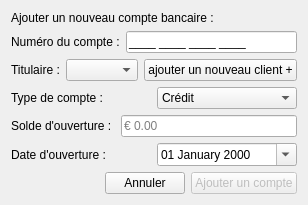
      <widget class="QWidget" name="ajouterComptePage">
       <layout class="QVBoxLayout" name="verticalLayout_3">
        <item>
         <widget class="QLabel" name="label_4">
          <property name="sizePolicy">
           <sizepolicy hsizetype="Fixed" vsizetype="Fixed">
            <horstretch>0</horstretch>
            <verstretch>0</verstretch>
           </sizepolicy>
          </property>
          <property name="text">
           <string>Ajouter un nouveau compte bancaire : </string>
          </property>
         </widget>
        </item>
        <item>
         <layout class="QHBoxLayout" name="horizontalLayout_8">
          <item>
           <widget class="QLabel" name="label_5">
            <property name="text">
             <string>Numéro du compte :</string>
            </property>
           </widget>
          </item>
          <item>
           <widget class="QLineEdit" name="numCompteLineEdit">
            <property name="statusTip">
             <string/>
            </property>
            <property name="inputMask">
             <string>9999 9999 9999 9999;_</string>
            </property>
            <property name="placeholderText">
             <string/>
            </property>
           </widget>
          </item>
         </layout>
        </item>
        <item>
         <layout class="QHBoxLayout" name="horizontalLayout_3">
          <item>
           <widget class="QLabel" name="label_2">
            <property name="text">
             <string>Titulaire :</string>
            </property>
           </widget>
          </item>
          <item>
           <widget class="QComboBox" name="clientsComboBox">
            <property name="editable">
             <bool>false</bool>
            </property>
            <property name="currentText">
             <string/>
            </property>
            <property name="currentIndex">
             <number>-1</number>
            </property>
            <property name="maxVisibleItems">
             <number>10</number>
            </property>
           </widget>
          </item>
          <item>
           <widget class="QPushButton" name="AjouterClientBtn">
            <property name="text">
             <string>ajouter un nouveau client +</string>
            </property>
           </widget>
          </item>
         </layout>
        </item>
        <item>
         <layout class="QHBoxLayout" name="horizontalLayout_6">
          <item>
           <widget class="QLabel" name="label_3">
            <property name="text">
             <string>Type de compte :</string>
            </property>
           </widget>
          </item>
          <item>
           <widget class="QComboBox" name="typeCompteComboBox">
            <property name="currentIndex">
             <number>0</number>
            </property>
            <item>
             <property name="text">
              <string>Crédit</string>
             </property>
            </item>
            <item>
             <property name="text">
              <string>Débit</string>
             </property>
            </item>
            <item>
             <property name="text">
              <string>Cheques</string>
             </property>
            </item>
           </widget>
          </item>
         </layout>
        </item>
        <item>
         <widget class="QWidget" name="soldeWidgetLayout" native="true">
          <property name="maximumSize">
           <size>
            <width>16777215</width>
            <height>40</height>
           </size>
          </property>
          <layout class="QHBoxLayout" name="saldoLayout">
           <property name="leftMargin">
            <number>0</number>
           </property>
           <property name="topMargin">
            <number>0</number>
           </property>
           <property name="rightMargin">
            <number>0</number>
           </property>
           <property name="bottomMargin">
            <number>0</number>
           </property>
           <item>
            <widget class="QLabel" name="label_9">
             <property name="text">
              <string>Solde d'ouverture : </string>
             </property>
            </widget>
           </item>
           <item>
            <widget class="QLineEdit" name="soldeLineEdit">
             <property name="statusTip">
              <string/>
             </property>
             <property name="inputMethodHints">
              <set>Qt::ImhNone</set>
             </property>
             <property name="inputMask">
              <string/>
             </property>
             <property name="maxLength">
              <number>10</number>
             </property>
             <property name="placeholderText">
              <string>€ 0.00</string>
             </property>
            </widget>
           </item>
          </layout>
         </widget>
        </item>
        <item>
         <layout class="QHBoxLayout" name="horizontalLayout_5">
          <item>
           <widget class="QLabel" name="label_7">
            <property name="text">
             <string>Date d'ouverture :</string>
            </property>
           </widget>
          </item>
          <item>
           <widget class="QDateEdit" name="dateEdit">
            <property name="acceptDrops">
             <bool>false</bool>
            </property>
            <property name="autoFillBackground">
             <bool>false</bool>
            </property>
            <property name="wrapping">
             <bool>false</bool>
            </property>
            <property name="showGroupSeparator" stdset="0">
             <bool>false</bool>
            </property>
            <property name="displayFormat">
             <string>dd MMMM yyyy</string>
            </property>
            <property name="calendarPopup">
             <bool>true</bool>
            </property>
           </widget>
          </item>
         </layout>
        </item>
        <item>
         <layout class="QHBoxLayout" name="horizontalLayout_4">
          <item>
           <spacer name="horizontalSpacer_2">
            <property name="orientation">
             <enum>Qt::Horizontal</enum>
            </property>
            <property name="sizeHint" stdset="0">
             <size>
              <width>40</width>
              <height>20</height>
             </size>
            </property>
           </spacer>
          </item>
          <item>
           <widget class="QPushButton" name="AnnulerBtn">
            <property name="text">
             <string>Annuler</string>
            </property>
           </widget>
          </item>
          <item>
           <widget class="QPushButton" name="AjouterCompteBtn">
            <property name="enabled">
             <bool>false</bool>
            </property>
            <property name="text">
             <string>Ajouter un compte</string>
            </property>
           </widget>
          </item>
         </layout>
        </item>
       </layout>
      </widget>
